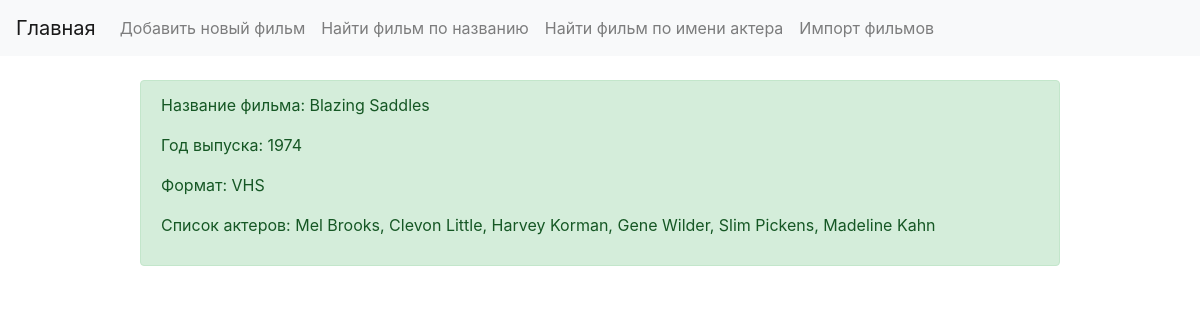
/show.php?id=1, run on the app's committed database.
### tables this page shows
CREATE TABLE `films` (
  `id` int(10) UNSIGNED NOT NULL,
  `title` varchar(255) NOT NULL,
  `release_year` year(4) NOT NULL,
  `format` enum('DVD','Blu-Ray','VHS') NOT NULL,
  `stars` text NOT NULL
);

### src/DB/InquiriesDb.php (called while the page is built, shortened)
<?php
class InquiriesDb
{
    private $mysqli;
    public function __construct()
    {
        $this->mysqli = new \mysqli(self::HOST, self::USERNAME,
            self::PASSWORD, self::DATABASE);
    }
    public function getMovie($id)
    {
        $result = $this->mysqli->query("SELECT * FROM films WHERE id = '$id'");
        if (!$result) {
            die("Fatal Error");
        } else {
            return $this->resultToArray ($result);
        }
    }
    public function resultToArray($result)
    {
        $array = [];
        while (($row = $result->fetch_assoc()) != false) {
            $array[] = $row;
        }
        return $array;
    }
}

### show.php (the view, shortened to what this page needs)
<?php
$id = $_GET['id'];
$objDb = new InquiriesDb();
$fimls = $objDb->getMovie($id);
foreach ($fimls as $fiml){
    $fiml = $fiml;
}
?>
<?php require_once "views/header.php" ?>
    <br>
<?php
echo '<div class="container">
                <div class="row">
                    <div class="col-10 mx-auto">
                        <div class="alert alert-success" role="alert">
                            <p>
                            Название фильма: '.$fiml["title"].'
</p>
                            <p>
                            Год выпуска: '.$fiml["release_year"].'
</p>
                            <p>
                            Формат: '.$fiml["format"].'
</p>
                            <p>
                            Список актеров: '.$fiml["stars"].'
</p>
                        </div>
                    </div>
                </div>
          </div>';
?>
<?php require_once "views/footer.php" ?>

### data on the page
films: title "Blazing Saddles", release_year "1974", format "VHS", stars "Mel Brooks, Clevon Little, Harvey Korman, Gene Wilder, Slim Pickens, Madeline Kahn"
